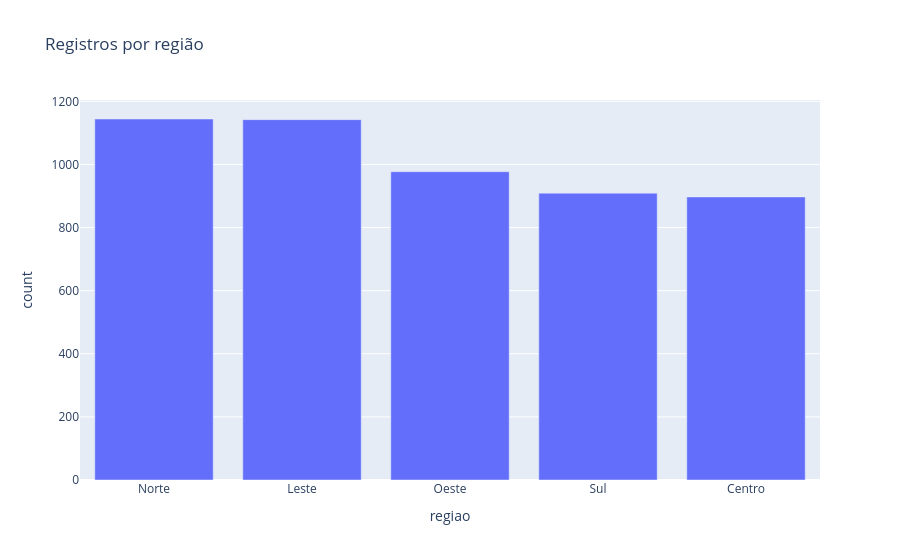

This figure's notebook cell:
### Code cell
fig = px.bar(df["regiao"].value_counts().reset_index(), x="regiao", y="count", title="Registros por região")
fig.show()

### Figure 1 — Plotly figure (JSON) as saved in the notebook; plotly's stock layout.template omitted (floating-point values rounded to 4 significant figures)
{"data": [{"hovertemplate": "regiao=%{x}<br>count=%{y}<extra></extra>", "legendgroup": "", "marker": {"color": "#636efa", "pattern": {"shape": ""}}, "name": "", "orientation": "v", "showlegend": false, "textposition": "auto", "type": "bar", "x": ["Norte", "Leste", "Oeste", "Sul", "Centro"], "xaxis": "x", "y": [1144, 1142, 977, 909, 897], "yaxis": "y"}], "layout": {"barmode": "relative", "legend": {"tracegroupgap": 0}, "title": {"text": "Registros por região"}, "xaxis": {"anchor": "y", "domain": [0, 1], "title": {"text": "regiao"}}, "yaxis": {"anchor": "x", "domain": [0, 1], "title": {"text": "count"}}}}
